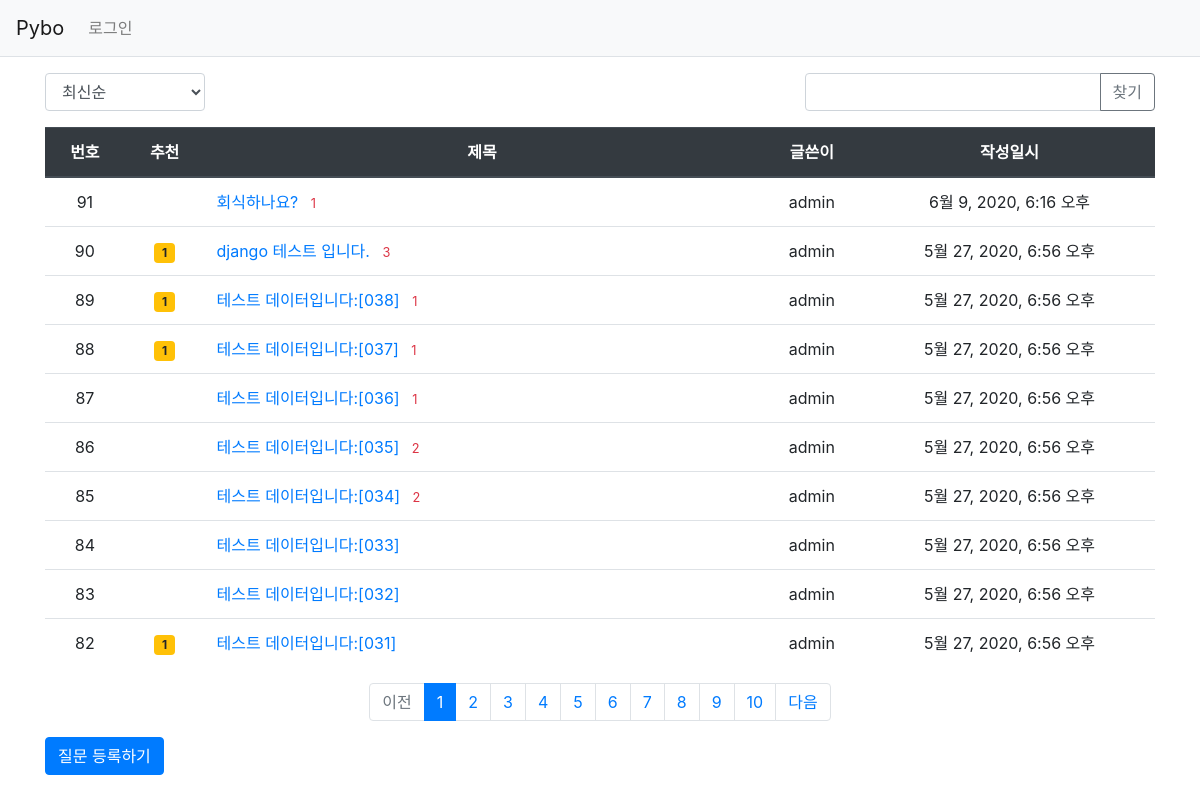
Screenshot of /pybo/ with the database file from the repository.
### pybo/models.py (models this page shows, shortened)
class Question(models.Model):
    author = models.ForeignKey(User, on_delete=models.CASCADE, related_name='author_question')
    subject = models.CharField(max_length=200)
    content = models.TextField()
    create_date = models.DateTimeField()
    modify_date = models.DateTimeField(null=True, blank=True)
    voter = models.ManyToManyField(User, related_name='voter_question') #voter 추가

### pybo/views/base_views.py (the view, shortened to what this page needs)
# urls.py: path('', base_views.index, name='index'),  # '/'에 해당되는 path
def index(request):
    page = request.GET.get('page', '1') #페이지
    kw = request.GET.get('kw', '')
    so = request.GET.get('so', 'recent') #정렬기준
    if so == 'recommend':
        question_list = Question.objects.annotate(num_voter=Count('voter')).order_by('-num_voter', '-create_date')
    elif so == 'popular':
        question_list = Question.objects.annotate(num_answer=Count('answer')).order_by('-num_answer', '-create_date')
    else:  #recent
        question_list = Question.objects.order_by('-create_date')
    paginator = Paginator(question_list, 10)  # 페이지당 10개씩 보여주기
    page_obj = paginator.get_page(page)
    context = {'question_list': page_obj, 'page': page, 'kw': kw, 'so': so}  #page와 kw가 추가되었다. #so 추가
    return render(request, 'pybo/question_list.html', context)

### pybo/templatetags/pybo_filter.py (called while the page is built)
@register.filter
def sub(value, arg):
    return value - arg

### templates/pybo/question_list.html (shortened to what this page needs)
{% extends 'base.html' %}
{% load pybo_filter %}
{% block content %}
<div class ="container my-3">
    <div class="row justify-content-between my-3">
        <div class="col-2">
            <select class="form-control so">
                <option value="recent" {% if so == 'recent' %}selected{% endif %}>최신순</option>
            </select>
        </div>
        <div class="col-4 input-group">
            <input type="text" class="form-control kw" value="{{ kw|default_if_none:'' }}">
                <div class="input-group-append">
                    <button class="btn btn-outline-secondary" type="button" id="btn_search">찾기</button>
                </div>
        </div>
    </div>
    <table class="table">
        <thead>
        <tr class=" text-center thead-dark">
            <th>번호</th>
            <th>추천</th>
            <th style="width:50%">제목</th>
            <th>글쓴이</th>
            <th>작성일시</th>
        </tr>
        </thead>
        <tbody>
        {% if question_list %}
        {% for question in question_list %}
        <tr class="text-center">
            <td>
                {{ question_list.paginator.count|sub:question_list.start_index|sub:forloop.counter0|add:1}}
            </td>
            <td>
                {% if question.voter.all.count > 0 %}
                <span class="badge badge-warning px-2 py-1">{{ question.voter.all.count }}</span>
                {% endif %}
            </td>
            <td class="text-left">
                 <a href="{% url 'pybo:detail' question.id %}">{{ question.subject }}</a>
                {%  if question.answer_set.count > 0 %}
                <span class="text-danger small ml-2">{{ question.answer_set.count }}</span>
                {% endif %}
            </td>
            <td>{{ question.author.username }}</td>
            <td>{{ question.create_date }}</td>
        </tr>
        {% endfor %}
        {% else %}
        <tr>
            <td colspan="3">질문이 없습니다.</td>
        </tr>
        {% endif %}
        </tbody>
    </table>
    <ul class="pagination justify-content-center">
        {% if question_list.has_previous %}
        <li class="page-item">
            <a class="page-link" data-page="{{ question_list.previous_page_number }}" href="#">이전</a>
        </li>
        {% else %}
        <li class ="page-item disabled">
            <a class="page-link" tabindex="-1" aria-disabled="true" href="#">이전</a>
        </li>
        {% endif %}
        {% for page_number in question_list.paginator.page_range %}
        {% if question_list.number|add:-5 <= page_number <= question_list.number|add:5 %}
            {% if page_number == question_list.number %}
            <li class="page-item active" aria-current="page">
                <a class="page-link" data-page="{{ page_number }}" href="#">{{ page_number }}</a>
            </li>
            {% else %}
            <li class="page-item">
                <a class ="page-link" data-page="{{ page_number }}" href="#">{{ page_number }}</a>
            </li>
            {% endif %}
        {% endif %}
        {% endfor %}
        {% if question_list.has_next %}
        <li class="page-item">
            <a class="page-link" data-page="{{ question_list.next_page_number }}" href="#">다음</a>
        </li>
        {% else %}
        <li class="page-item disabled">
            <a class="page-link" tabindex="-1" aria-disabled="true" href="#">다음</a>
        </li>
        {% endif %}
    </ul>
    <a href="{% url 'pybo:question_create' %}" class="btn btn-primary">질문 등록하기</a>
</div>
{% endblock %}

### templates/base.html (shortened to what this page needs)
{% load static %}
<!DOCTYPE html>
<html lang="ko">
<head>
    <link rel="stylesheet" type="text/css" href="{% static 'bootstrap.min.css' %}">
    <link ref="stylesheet" type="text/css" href="{% static 'style.css' %}">
</head>
<body>
{% include "navbar.html" %}
{% block content %}
{% endblock %}
</body>
</html>

### templates/navbar.html (shortened to what this page needs)
<nav class="navbar navbar-expand-lg navbar-light bg-light border-bottom">
    <a class="navbar-brand" href="{% url 'pybo:index' %}">Pybo</a>
    <div class="collapse navbar-collapse flex-grow-0" id="navbarNav">
        <ul class="navbar-nav">
            <li class="nav-item ">
                {% if user.is_authenticated %}
                <a class="nav-link" href="{% url 'common:logout' %}">{{ user.username }}(로그아웃)</a>
                {% else %}
                <a class="nav-link" href="{% url 'common:login' %}">로그인</a>
                {% endif %}
            </li>
        </ul>
    </div>
</nav>

### rows the page displays
Question: paginator.count|sub "91", subject "회식하나요?", answer_set.count "1", author.username "admin", create_date "6월 9, 2020, 6:16 오후"
Question: paginator.count|sub "90", voter.all.count "1", subject "django 테스트 입니다.", answer_set.count "3", author.username "admin", create_date "5월 27, 2020, 6:56 오후"
Question: paginator.count|sub "89", voter.all.count "1", subject "테스트 데이터입니다:[038]", answer_set.count "1", author.username "admin", create_date "5월 27, 2020, 6:56 오후"
Question: paginator.count|sub "88", voter.all.count "1", subject "테스트 데이터입니다:[037]", answer_set.count "1", author.username "admin", create_date "5월 27, 2020, 6:56 오후"
Question: paginator.count|sub "87", subject "테스트 데이터입니다:[036]", answer_set.count "1", author.username "admin", create_date "5월 27, 2020, 6:56 오후"
Question: paginator.count|sub "86", subject "테스트 데이터입니다:[035]", answer_set.count "2", author.username "admin", create_date "5월 27, 2020, 6:56 오후"
Question: paginator.count|sub "85", subject "테스트 데이터입니다:[034]", answer_set.count "2", author.username "admin", create_date "5월 27, 2020, 6:56 오후"
Question: paginator.count|sub "84", subject "테스트 데이터입니다:[033]", author.username "admin", create_date "5월 27, 2020, 6:56 오후"
Question: paginator.count|sub "83", subject "테스트 데이터입니다:[032]", author.username "admin", create_date "5월 27, 2020, 6:56 오후"
Question: paginator.count|sub "82", voter.all.count "1", subject "테스트 데이터입니다:[031]", author.username "admin", create_date "5월 27, 2020, 6:56 오후"

### other values shown
{{ page_number }} "1"
{{ page_number }} "2" "3" "4" "5" "6" "7" "8" "9" "10"
